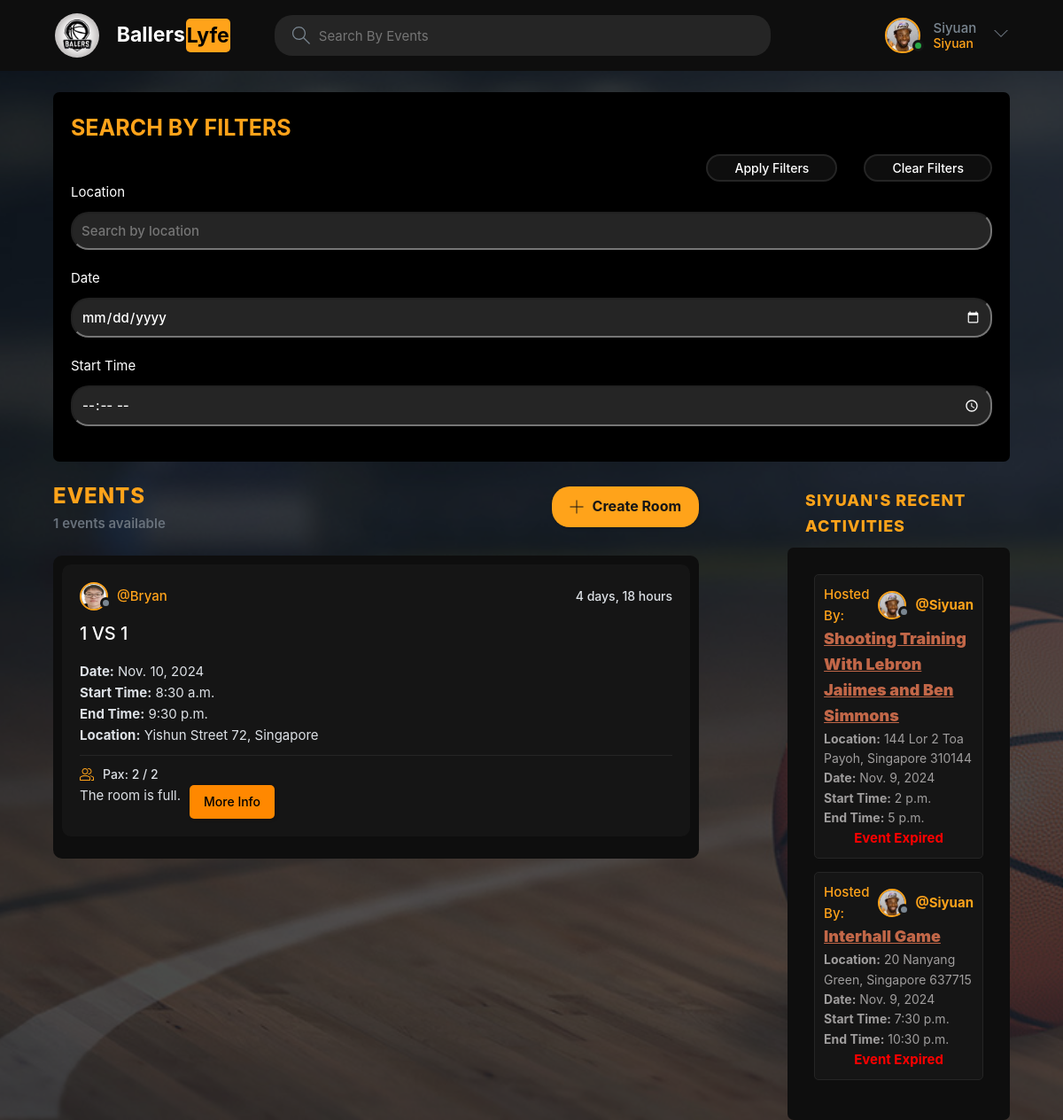
Page /home/ (signed in) on the committed database.
### base/models.py (models this page shows, shortened)
class User(AbstractUser):
    name = models.CharField(max_length=200, null=True)
    email = models.EmailField(unique=True, null=True)
    username = models.CharField(max_length=200, unique=True, null=True)
    bio = models.TextField(null=True)
    avatar = models.ImageField(null=True, default="avatar.svg")
    telegram_id = models.CharField(max_length=200, null=True, blank=True)
    telegram_name = models.CharField(max_length=200, null=True, blank=True)
    email_notifications_enabled = models.BooleanField(default=True)
    telegram_notifications_enabled = models.BooleanField(default=False)
    USERNAME_FIELD = 'username'
    REQUIRED_FIELDS = []

class Room(models.Model):
    host = models.ForeignKey(User, on_delete=models.SET_NULL, null=True)
    topic = models.ForeignKey('Topic', on_delete=models.SET_NULL, null=True)
    location = models.CharField(max_length=255, default="Unknown location")  # New field for location
    date = models.DateField(null=True, blank=True)  # New field for date
    start_time = models.TimeField(null=True, blank=True)  # New field for start time
    end_time = models.TimeField(null=True, blank=True)  # New field for end time
    pax_required = models.PositiveIntegerField(null=True, blank=True)  # New field for pax required
    name = models.CharField(max_length=200)
    description = models.TextField(null=True, blank=True)
    participants = models.ManyToManyField(User, related_name='participants', blank=True)
    latitude = models.FloatField(null=True, blank=True)
    longitude = models.FloatField(null=True, blank=True)
    updated = models.DateTimeField(auto_now=True)
    created = models.DateTimeField(auto_now_add=True)
    reminder_sent = models.BooleanField(default=False)
    @property
    def is_upcoming(self):
        if self.date and self.end_time:
            event_datetime = datetime.combine(self.date, self.end_time)
            if timezone.is_naive(event_datetime):
                event_datetime = timezone.make_aware(event_datetime, timezone.get_current_timezone())
            return timezone.now() < event_datetime
        return False
    def user_has_joined(self, user):
        return self.participants.filter(id=user.id).exists()
    def is_full(self):
        return self.participants.count() >= self.pax_required
    class Meta:
        ordering = ['-updated', '-created']

### base/views.py (the view)
# urls.py: path('home/', views.home, name="home"),
@login_required(login_url='login')
def home(request):
    search_term = request.GET.get('q', '')
    location = request.GET.get('location', '')
    date = request.GET.get('date', '')
    time = request.GET.get('time', '')
    rooms = filter_rooms(search_term, location, date, time)
    topics, room_count, room_messages = get_home_related_data(request.user, rooms)
    activities = get_user_activities(request.user)
    for room in rooms:
        room.has_joined = room.user_has_joined(request.user)
        room.is_full = room.is_full
    session_id = request.user.id
    request.session['session_id'] = session_id
    telegram_link = f"https://t.me/basketballReminderbot?start={session_id}"
    context = {
        'rooms': rooms,
        'topics': topics,
        'room_count': room_count,
        'room_messages': room_messages,
        'activities': activities,
        'GOOGLE_API_KEY': settings.GOOGLE_API_KEY,
        'telegram_link': telegram_link,
    }
    return render(request, 'base/home.html', context)

### base/utils.py (called while the page is built)
def filter_rooms(search_term='', location='', date='', time=''):
    rooms = Room.objects.filter(
        Q(topic__name__icontains=search_term) |
        Q(name__icontains=search_term) |
        Q(description__icontains=search_term)
    )
    if location:
        rooms = rooms.filter(location__icontains=location)
    if date:
        rooms = rooms.filter(date=date)
    if time:
        rooms = rooms.filter(start_time__lte=time, end_time__gte=time)
    rooms = rooms.filter(date__gte=timezone.now()).order_by('date')
    return rooms

def get_home_related_data(user, rooms):
    rooms_joined = Room.objects.filter(participants=user)
    topics = Topic.objects.all()
    room_count = rooms.count()
    room_messages = Message.objects.all()
    return topics, room_count, room_messages

def get_user_activities(user):
    rooms_joined = Room.objects.filter(participants=user)
    return list(rooms_joined)

### base/templates/base/home.html
{% extends 'main.html' %}
{% block content %}
<main class="layout layout--3">
    <div class="container1">
      <div >
      {% include 'base/filters_component.html' %}
      </div>
    </div>
    <div class="container2">
      <div class="roomList">
        <div class="roomList__header">
          <div>
            <h2>Events</h2>
            <p> {{room_count}} events available</p>
          </div>
          <a class="btn btn--main" href="{% url 'create-room' %}">
            <svg version="1.1" xmlns="http://www.w3.org/2000/svg" width="32" height="32" viewBox="0 0 32 32">
              <title>add</title>
              <path
                d="M16.943 0.943h-1.885v14.115h-14.115v1.885h14.115v14.115h1.885v-14.115h14.115v-1.885h-14.115v-14.115z"
              ></path>
            </svg>
            Create Room
          </a>
        </div>
      {% include 'base/feed_component.html' %}
      </div>
      <div class="'recent-activity">
      {%include 'base/activity_component.html' %}
      </div>
  </div>
</main>
{% endblock content %}

### Templates/navbar.html (shortened to what this page needs)
{% load static %}
<header class="header header--loggedIn">
  <div class="container">
      <a href="{% url 'home' %}" class="header__logo">
          <img src="{% static 'images/logomaker1725347116876.png' %}" alt="Logo" style="width: 50px; height: auto;"/>
          <h1>
              <span class="white">Ballers</span>
              <span class="black">Lyfe</span>
          </h1>
      </a>
      <form class="header__search" method="GET" action="{% url 'home' %}">
          <label>
              <input name="q" placeholder="Search By Events" />
          </label>
      </form>
      <nav class="header__menu">
          {% if request.user.is_authenticated %}
          <div class="header__user">
              <a href="{% url 'user-profile' request.user.id %}">
                  <div class="avatar avatar--medium active">
                      <img src="{{ request.user.avatar.url }}" />
                  </div>
                  <p>{{ request.user.username }} <span>{{ request.user.username }}</span></p>
              </a>
              <button class="dropdown-button" aria-haspopup="true" aria-expanded="false" aria-label="Dropdown">
                  <svg version="1.1" xmlns="http://www.w3.org/2000/svg" width="32" height="32" viewBox="0 0 32 32">
                      <title>chevron-down</title>
                      <path d="M16 21l-13-13h-3l16 16 16-16h-3l-13 13z"></path>
                  </svg>
              </button>
          </div>
          {% endif %}
      </nav>
  </div>
</header>
<!-- {% load static %}

### base/templates/base/feed_component.html (shortened to what this page needs)
<div class="parentroomlistcontainer">
  {% for room in rooms %}
  <div class="roomListRoom">
      <div class="roomListRoom__header">
        {% if room.host and room.host.id %}
          <a href="{% url 'user-profile' room.host.id %}" class="roomListRoom__author">
              <div class="avatar avatar--small">
                  <img src="{{room.host.avatar.url}}" />
              </div>
              <span>@{{room.host.username}}</span>
          </a>
      {% else %}
          <span>@{{ room.host.username }}</span>
      {% endif %}
        <div class="roomListRoom__actions">
          <span>{{room.created|timesince}}</span>
        </div>
      </div>
      <div class="roomListRoom__content">
        <a href="{% url 'room' room.id %}">{{room.name}}</a>
        <p><strong>Date:</strong> {{ room.date }}</p>
        <p><strong>Start Time:</strong> {{ room.start_time }}</p>
        <p><strong>End Time:</strong> {{ room.end_time }}</p>
        <p><strong>Location:</strong> {{ room.location }}</p>
      </div>
      <div class="roomListRoom__meta">
        <a href="{% url 'room' room.id %}" class="roomListRoom__joined">
          Pax: {{ room.participants.all.count }} / {{ room.pax_required }}
        </a>
      </div>
      <div class="roomListRoom__actions">
        {% if room.is_upcoming %}
          <form method="POST" action="{% url 'mainJoinEvent' room.id %}">
            {% if room.is_full %}
                <p>The room is full.</p>
            {% elif not room.has_joined %}
                <button type="submit" class="btn btn--join">Join</button>
            {% else %}
                <p>You have already joined this event.</p>
            {% endif %}
          </form>
          <a href="{% url 'room' room.id %}" class="btn btn--info">More Info</a>
        {% endif %}
      </div>
    </div>
  {% endfor %}
  </div>

### base/templates/base/activity_component.html
<div class="activities__top">
  <span>{{user.username}}'s Recent Activities</span>
</div>
<div class="activities">
  <div class="activities__list">
    {% for room in activities %}
      {% if room.is_upcoming %}
        <div class="activities__box">
          <div class="activities__boxHeader roomListRoom__header">
            <a href="{% url 'user-profile' room.host.id %}" class="roomListRoom__author">
              Hosted By:
              <div class="avatar avatar--small">
                <img src="{{ room.host.avatar.url }}" alt="{{ room.host.username }}'s avatar" />
              </div>
                <strong>@{{ room.host.username }}</strong>
            </a>
          </div>
          <div class="activity_name">
            <a href="{% url 'room' room.id %}" class="">
              <p>{{ room.name }}</p>
            </a>
          </div>
          <div class="activities__boxContent">
            <p><strong>Location:</strong> {{ room.location }}</p>
            <p><strong>Date:</strong> {{ room.date }}</p>
            <p><strong>Start Time:</strong> {{ room.start_time }}</p>
            <p><strong>End Time:</strong> {{ room.end_time }}</p>
            <p><strong>Pax:</strong> {{ room.participants.all.count }}/{{ room.pax_required }}</p>
          </div>
        </div>
      {% elif room.host == request.user  %}
      <div class="activities__box">
        <div class="activities__boxHeader roomListRoom__header">
          <a href="{% url 'user-profile' room.host.id %}" class="roomListRoom__author">
            Hosted By:
            <div class="avatar avatar--small">
              <img src="{{ room.host.avatar.url }}" alt="{{ room.host.username }}'s avatar" />
            </div>
              <strong>@{{ room.host.username }}</strong>
          </a>
        </div>
        <div class="activity_name">
          <a href="{% url 'room' room.id %}" class="">
            <p>{{ room.name }}</p>
          </a>
        </div>
        <div class="activities__boxContent">
          <p><strong>Location:</strong> {{ room.location }}</p>
          <p><strong>Date:</strong> {{ room.date }}</p>
          <p><strong>Start Time:</strong> {{ room.start_time }}</p>
          <p><strong>End Time:</strong> {{ room.end_time }}</p>
          <h2>Event Expired</h2>
        </div>
      </div>
      {% endif %}
    {% endfor %}
  </div>
</div>

### rows in the picture
User: user.avatar (picture), user.username "Siyuan", username "SIYUAN"
Room: host.avatar (picture), host.username "Bryan", created "4 days, 18 hours", name "1 VS 1", date "Nov. 10, 2024", start_time "8:30 a.m.", end_time "9:30 p.m.", location "Yishun Street 72, Singapore", participants.all.count "2", pax_required "2", shows "The room is full.", shows "More Info"
Room: host.avatar (picture), host.username "Siyuan", name "Shooting Training With Lebron Jaiimes and Ben Simmons", location "144 Lor 2 Toa Payoh, Singapore 310144", date "Nov. 9, 2024", start_time "2 p.m.", end_time "5 p.m."
Room: host.avatar (picture), host.username "Siyuan", name "Interhall Game", location "20 Nanyang Green, Singapore 637715", date "Nov. 9, 2024", start_time "7:30 p.m.", end_time "10:30 p.m."

### other values in the picture
{{ room_count }} "1"
